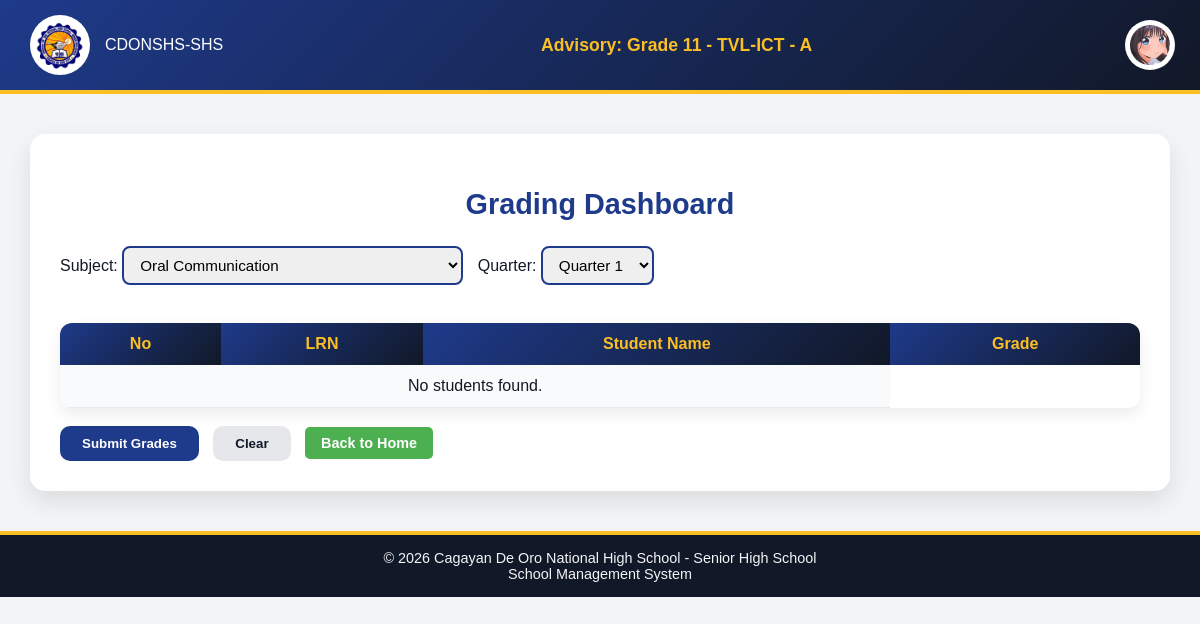
Before: /Website_Files/Teacher_Files/grading_page.php (signed in) with the older database file.
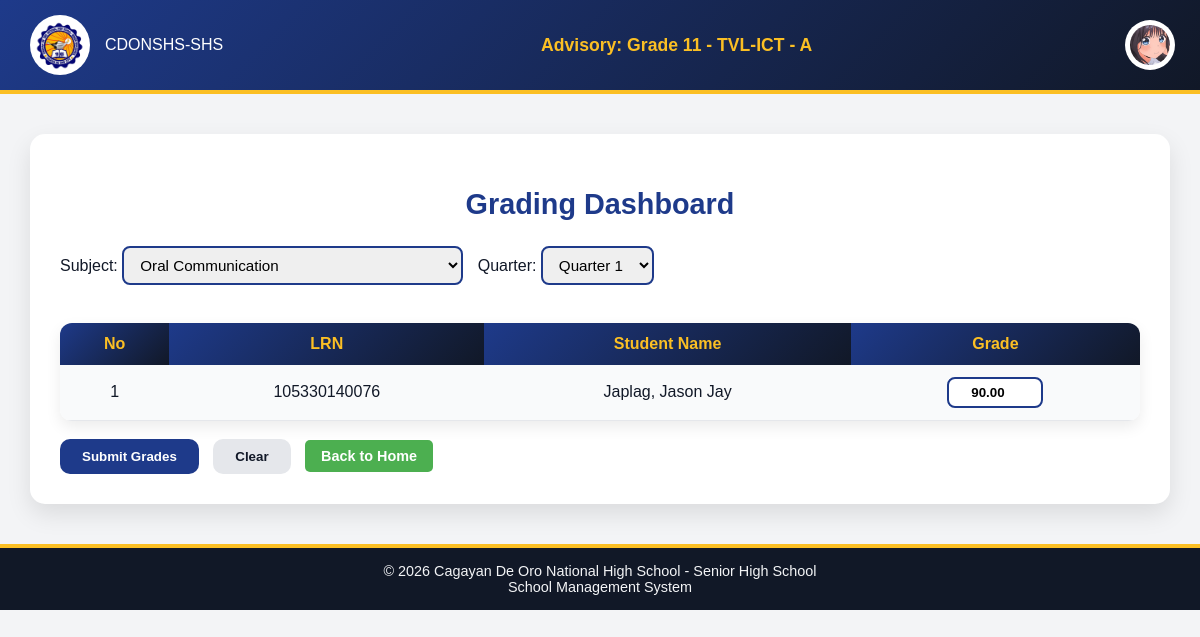
After: the same page with the newer database file.
### tables this page shows
CREATE TABLE `teacher_advisory` (
  `teacher_advisory_id` int(11) NOT NULL,
  `teacher_id` int(10) NOT NULL,
  `strand_id` int(11) NOT NULL,
  `grade_level` int(2) NOT NULL,
  `section_id` int(11) NOT NULL
);

CREATE TABLE `strands` (
  `strand_id` int(11) NOT NULL,
  `strand_name` varchar(30) NOT NULL
);

CREATE TABLE `section` (
  `section_id` int(11) NOT NULL,
  `section_name` varchar(30) NOT NULL,
  `grade_level` int(2) NOT NULL,
  `strand_id` int(11) NOT NULL
);

CREATE TABLE `users` (
  `user_id` int(11) NOT NULL,
  `school_id` int(11) NOT NULL,
  `username` varchar(50) NOT NULL,
  `password` varchar(255) NOT NULL,
  `role_id` int(11) NOT NULL,
  `status` enum('Active','Inactive') DEFAULT 'Active',
  `first_login` tinyint(1) DEFAULT 1
);

CREATE TABLE `teacher_applications` (
  `teacher_application_id` int(11) NOT NULL,
  `first_name` varchar(100) NOT NULL,
  `last_name` varchar(100) NOT NULL,
  `middle_name` varchar(100) DEFAULT NULL,
  `extension_name` varchar(20) DEFAULT NULL,
  `date_of_birth` date NOT NULL,
  `gender` enum('male','female','other') NOT NULL,
  `civil_status` enum('single','married','divorced','widowed') NOT NULL,
  `contact_number` varchar(20) NOT NULL,
  `email` varchar(150) NOT NULL,
  `facebook_profile` varchar(255) DEFAULT NULL,
  `house_number_street` varchar(255) NOT NULL,
  `barangay` varchar(100) NOT NULL,
  `city_municipality` varchar(100) NOT NULL,
  `province` varchar(100) NOT NULL,
  `current_school` varchar(255) NOT NULL,
  `highest_education` enum('Bachelors','Masters','Doctorate','Other') NOT NULL,
  `specialization` varchar(255) NOT NULL,
  `application_status` enum('Pending','Approved','Rejected') DEFAULT 'Pending',
  `remarks` text DEFAULT NULL,
  `date_submitted` timestamp NOT NULL DEFAULT current_timestamp(),
  `resume_cv` varchar(255) DEFAULT NULL,
  `prc_id_copy` varchar(255) DEFAULT NULL,
  `certificates` varchar(255) DEFAULT NULL,
  `other_documents` varchar(255) DEFAULT NULL,
  `profile_image` varchar(255) DEFAULT NULL
);

CREATE TABLE `students` (
  `student_id` int(11) NOT NULL,
  `user_id` int(11) NOT NULL,
  `application_id` int(11) NOT NULL,
  `school_id` int(11) NOT NULL,
  `enrollment_status` enum('Active','Inactive','Graduated','Transferred') DEFAULT 'Active',
  `date_enrolled` date NOT NULL DEFAULT curdate(),
  `enlistment_status` enum('Not Enlisted','Pending','Enlisted','Rejected','Promoted') DEFAULT 'Not Enlisted',
  `school_year` varchar(9) DEFAULT NULL
);

CREATE TABLE `student_applications` (
  `application_id` int(11) NOT NULL,
  `first_name` varchar(100) NOT NULL,
  `last_name` varchar(100) NOT NULL,
  `middle_name` varchar(100) DEFAULT NULL,
  `extension_name` varchar(20) DEFAULT NULL,
  `lrn` varchar(12) NOT NULL,
  `date_of_birth` date NOT NULL,
  `gender` enum('male','female','other') NOT NULL,
  `civil_status` enum('single','married','divorced','widowed') NOT NULL,
  `house_number_street` varchar(255) NOT NULL,
  `barangay` varchar(100) NOT NULL,
  `city_municipality` varchar(100) NOT NULL,
  `province` varchar(100) NOT NULL,
  `contact_number` varchar(20) NOT NULL,
  `email` varchar(150) NOT NULL,
  `facebook_profile` varchar(255) DEFAULT NULL,
  `current_school` varchar(255) NOT NULL,
  `school_classification` enum('public','private') NOT NULL,
  `enrollment_type` enum('New','Transferee','Balik-Eskwela') NOT NULL DEFAULT 'New',
  `year_graduated` year(4) NOT NULL,
  `father_guardian_name` varchar(150) NOT NULL,
  `father_guardian_contact` varchar(20) NOT NULL,
  `mother_guardian_name` varchar(150) NOT NULL,
  `mother_guardian_contact` varchar(20) NOT NULL,
  `psa_birth_certificate` varchar(255) DEFAULT NULL,
  `form_138` varchar(255) DEFAULT NULL,
  `student_id_copy` varchar(255) DEFAULT NULL,
  `application_status` enum('Pending','Approved','Rejected') DEFAULT 'Pending',
  `remarks` text DEFAULT NULL,
  `date_submitted` timestamp NOT NULL DEFAULT current_timestamp(),
  `profile_image` varchar(255) DEFAULT NULL
);

CREATE TABLE `grade_entry` (
  `entry_id` int(11) NOT NULL,
  `student_id` int(11) NOT NULL,
  `subject_id` int(11) NOT NULL,
  `section_id` int(11) NOT NULL,
  `quarter` int(11) NOT NULL,
  `grade` decimal(5,2) NOT NULL,
  `grade_status` enum('Draft','Rejected','Approved') NOT NULL DEFAULT 'Draft'
);

### Back_End_Files/PHP_Files/get_teacher_advisory.php (called while the page is built, shortened)
<?php
include "../../DB_Connection/Connection.php";
$getTeacher = $connection->prepare("
    SELECT t.teacher_id
    FROM teachers t
    WHERE t.school_id = ?
");
$getTeacher->bind_param("i", $_SESSION['school_id']);
$getTeacher->execute();
$teacherResult = $getTeacher->get_result()->fetch_assoc();
if ($teacherResult) {
    $teacher_id = $teacherResult['teacher_id'];
    $getAdvisory = $connection->prepare("
        SELECT
            ta.grade_level,
            ta.strand_id,
            ta.section_id,
            s.strand_name,
            sec.section_name
        FROM teacher_advisory ta
        JOIN strands s ON ta.strand_id = s.strand_id
        JOIN section sec ON ta.section_id = sec.section_id
        WHERE ta.teacher_id = ?
        LIMIT 1
    ");
    $getAdvisory->bind_param("i", $teacher_id);
    $getAdvisory->execute();
    $advisory = $getAdvisory->get_result()->fetch_assoc();
    if ($advisory) {
        $advisoryText =
            "Grade " . $advisory['grade_level'] .
            " - " . $advisory['strand_name'] .
            " - " . $advisory['section_name'];
    }
}
?>

### Back_End_Files/PHP_Files/get_grading_data.php (called while the page is built, shortened)
<?php
$getAdvisory = $connection->prepare("
    SELECT ta.section_id, ta.strand_id, ta.grade_level
    FROM teacher_advisory ta
    JOIN teachers t ON ta.teacher_id = t.teacher_id
    WHERE t.school_id = ?
");
$getAdvisory->bind_param("i", $_SESSION['school_id']);
$getAdvisory->execute();
$result = $getAdvisory->get_result();
$advisory = $result->fetch_assoc();
$section_id = $advisory['section_id'];
$strand_id = $advisory['strand_id'];
$grade_level = $advisory['grade_level'];
$quarter = isset($_GET['quarter']) ? intval($_GET['quarter']) : 1;
$getSubjects = $connection->prepare("
    SELECT subject_id, subject_name
    FROM subject
    WHERE strand_id = ?
    AND grade_level = ?
    ORDER BY subject_order
");
$getSubjects->bind_param("ii", $strand_id, $grade_level);
$getSubjects->execute();
$result = $getSubjects->get_result();
$subjects = $result->fetch_all(MYSQLI_ASSOC);
$subject_id = isset($_GET['subject'])
    ? intval($_GET['subject'])
    : $subjects[0]['subject_id'];
$getStudents = $connection->prepare("
SELECT s.student_id,
       CONCAT(sa.last_name, ', ', sa.first_name) AS student_name,
       ge.grade,
       s.enlistment_status,
       sa.lrn
FROM student_strand ss
JOIN students s ON ss.student_id = s.student_id
JOIN student_applications sa ON s.application_id = sa.application_id
JOIN student_subjects subj
    ON s.student_id = subj.student_id
    AND subj.subject_id = ?
LEFT JOIN grade_entry ge
    ON ge.student_id = s.student_id
    AND ge.subject_id = ?
    AND ge.section_id = ?
    AND ge.quarter = ?
WHERE ss.section_id = ?
AND subj.status = 'Enrolled'
AND s.enlistment_status = 'Enlisted'
ORDER BY sa.last_name ASC
");
$getStudents->bind_param(
    "iiiii",
    $subject_id,
    $subject_id,
    $section_id,
    $quarter,
    $section_id
);
$getStudents->execute();
$result = $getStudents->get_result();
$students = $result->fetch_all(MYSQLI_ASSOC);
?>

### Website_Files/Teacher_Files/grading_page.php (the view, shortened to what this page needs)
<?php
include "../../DB_Connection/Connection.php";
$stmt = $connection->prepare("
    SELECT u.*, ta.profile_image
    FROM users u
    INNER JOIN teachers s ON s.user_id = u.user_id
    INNER JOIN teacher_applications ta ON s.application_id = ta.teacher_application_id
    WHERE u.user_id = ? AND u.school_id = ? AND u.role_id = 3
");
$stmt->bind_param("ii", $_SESSION['user_id'], $_SESSION['school_id']);
$stmt->execute();
$result = $stmt->get_result();
$user = $result->fetch_assoc();
$profileImagePath = !empty($user['profile_image'])
    ? "../../uploads/" . htmlspecialchars($user['profile_image'])
    : "../../Assets/profile_button.png";
include "../../Back_End_Files/PHP_Files/get_grading_data.php";
?>
<!DOCTYPE html>
<html>
<head>
 <link rel="stylesheet" href="../../Design/main_design.css">
 <link rel="stylesheet" href="../../Design/profile_dropdown.css">
 <link rel="stylesheet" href="../../Design/teacher/grading_design.css">
</head>
<body>
    <div class="header">
    <div class="left">
        <img src="../../Assets/LOGO.png" alt="CDONSHS Logo">
        <span>CDONSHS-SHS</span>
    </div>
    <?php include "../../Back_End_Files/PHP_Files/get_teacher_advisory.php"; ?>
    <div class="center">
        Advisory: <?php echo htmlspecialchars($advisoryText); ?>
    </div>
    <div class="right">
       <button class="profile-btn" type="button">
         <img src="<?php echo $profileImagePath; ?>">
     </button>
    </div>
    </div>
<div class="dashboard-container">
    <h2>Grading Dashboard</h2>
    <form method="GET">
        Subject:
        <select name="subject" onchange="this.form.submit()">
            <?php foreach ($subjects as $sub) : ?>
                <option value="<?= $sub['subject_id'] ?>"
                    <?= $subject_id == $sub['subject_id'] ? 'selected' : '' ?>>
                    <?= htmlspecialchars($sub['subject_name']) ?>
                </option>
            <?php endforeach; ?>
        </select>
        Quarter:
        <select name="quarter" onchange="this.form.submit()">
            <?php for ($q = 1; $q <= 4; $q++) : ?>
                <option value="<?= $q ?>" <?= $quarter == $q ? 'selected' : '' ?>>
                    Quarter <?= $q ?>
                </option>
            <?php endfor; ?>
        </select>
    </form>
    <br>
    <form method="POST">
        <table class="grade-table">
            <tr>
                <th>No</th>
                <th>LRN</th>
                <th>Student Name</th>
                <th>Grade</th>
            </tr>
            <?php if (!empty($students)) : ?>
                <?php $count = 1; foreach ($students as $student) : ?>
                    <tr>
                        <td><?= $count++ ?></td>
                         <td>
                            <?= htmlspecialchars($student['lrn']) ?>
                        </td>
                        <td>
                            <?= htmlspecialchars($student['student_name']) ?>
                        </td>
                        <td>
                            <input type="number"
                                   name="grades[<?= $student['student_id'] ?>]"
                                   value="<?= isset($student['grade']) && $student['grade'] ? $student['grade'] : 60 ?>"
                                   min="0"
                                   max="100"
                                   step="0.01">
                        </td>
                    </tr>
                <?php endforeach; ?>
            <?php else : ?>
                <tr>
                    <td colspan="3">No students found.</td>
                </tr>
            <?php endif; ?>
        </table>
        <br>
        <button type="submit" class="confirm-btn">Submit Grades</button>
        <button type="reset" class="clear-btn">Clear</button>
        <a href="home.php" class="back-btn">Back to Home</a>
    </form>
</div>
    <div class="footer">
    © 2026 Cagayan De Oro National High School - Senior High School
    <br>
    School Management System
    </div>
</body>
</html>

### Design/main_design.css (style rules this page uses)
body { margin: 0; font-family: Arial, sans-serif; background: #f3f4f6; color: #111827; }
.header { background: linear-gradient(135deg, #1e3a8a, #111827); color: white; padding: 15px 30px; display: flex; align-items: center; justify-content: space-between; border-bottom: 4px solid #fbbf24; }
.header .left, .header .right { display: flex; align-items: center; gap: 15px; }
.header img { width: 50px; height: 50px; border-radius: 50%; background: #fff; padding: 5px; }
.header .center { text-align: center; flex: 1; font-weight: bold; font-size: 1.1em; color: #fbbf24; }
.footer { background: #111827; color: #f3f4f6; text-align: center; padding: 15px; border-top: 4px solid #fbbf24; font-size: 0.9em; }

### Design/profile_dropdown.css (style rules this page uses)
.profile-btn { background: none; border: none; padding: 0; margin: 0; width: 40px; height: 40px; cursor: pointer; display: flex; align-items: center; justify-content: center; }
.profile-btn img { width: 100%; height: 100%; object-fit: contain; }

### Design/teacher/grading_design.css (style rules this page uses)
.dashboard-container { width: 90%; max-width: 1100px; margin: 40px auto; background: #ffffff; padding: 30px; border-radius: 15px; box-shadow: 0 10px 25px rgba(0,0,0,0.1); }
.dashboard-container h2 { text-align: center; color: #1e3a8a; margin-bottom: 25px; font-size: 1.8rem; }
form select { padding: 8px 12px; border-radius: 8px; border: 2px solid #1e3a8a; font-size: 0.95rem; margin-right: 10px; outline: none; transition: 0.2s; }
.grade-table { width: 100%; border-collapse: collapse; margin-top: 20px; overflow: hidden; border-radius: 12px; box-shadow: 0 6px 15px rgba(0,0,0,0.08); }
.grade-table th { background: linear-gradient(135deg, #1e3a8a, #111827); color: #fbbf24; padding: 12px; text-align: center; font-weight: bold; }
.grade-table td { padding: 12px; text-align: center; border-bottom: 1px solid #e5e7eb; }
.grade-table tr:nth-child(even) { background: #f9fafb; }
.grade-table input[type="number"] { width: 80px; padding: 6px; border-radius: 8px; border: 2px solid #1e3a8a; text-align: center; font-weight: bold; outline: none; transition: 0.2s; }
.confirm-btn { background: #1e3a8a; color: white; border: none; padding: 10px 22px; border-radius: 10px; font-weight: bold; cursor: pointer; transition: 0.3s; }
.clear-btn { background: #e5e7eb; color: #111827; border: none; padding: 10px 22px; border-radius: 10px; font-weight: bold; cursor: pointer; margin-left: 10px; transition: 0.3s; }
.back-btn { display: inline-block; background-color: #4CAF50; color: white; padding: 8px 16px; text-decoration: none; border-radius: 5px; margin-left: 10px; cursor: pointer; font-weight: bold; font-size: 0.9em; font-weight: 600; }

Changed rows visible on the page:
now on this page (row edited): students: application.lrn "105330140076", student_name "Japlag, Jason Jay", grade "90.00"
Other visible differences:
text no longer shown: "No students found."
